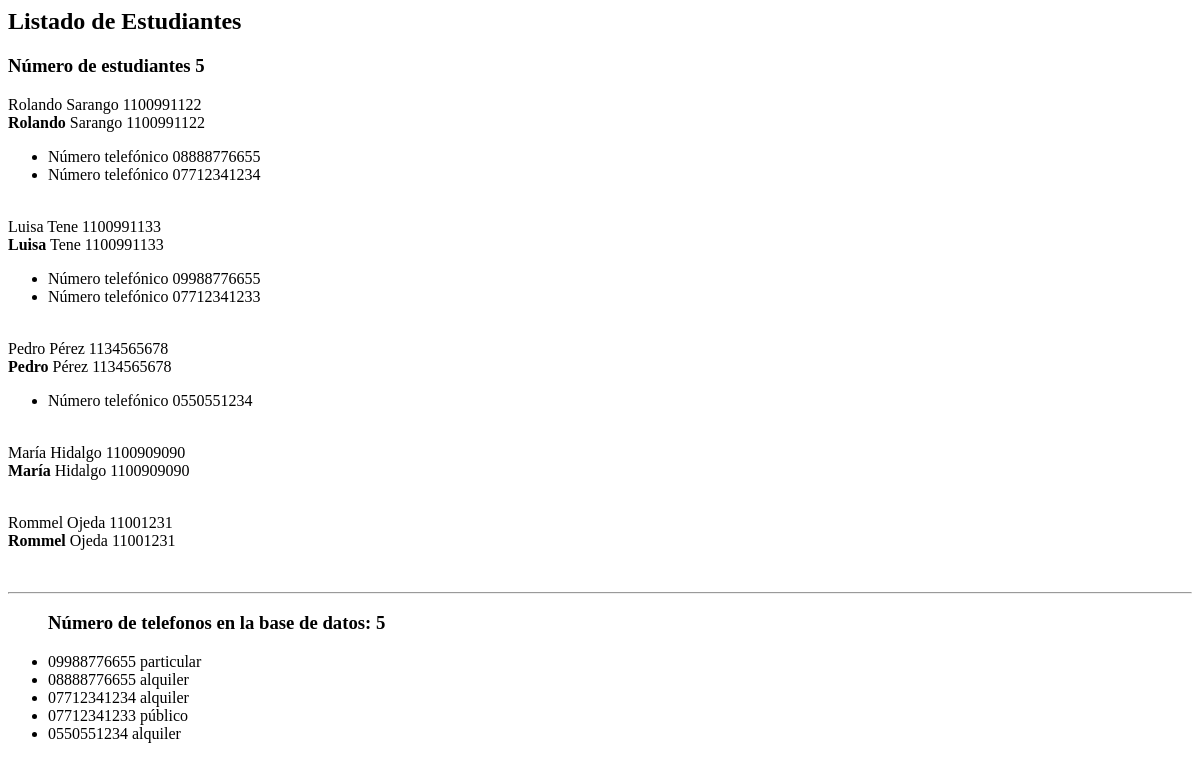
The app's page /administrativo/listado/estudiantes/dos, older data.
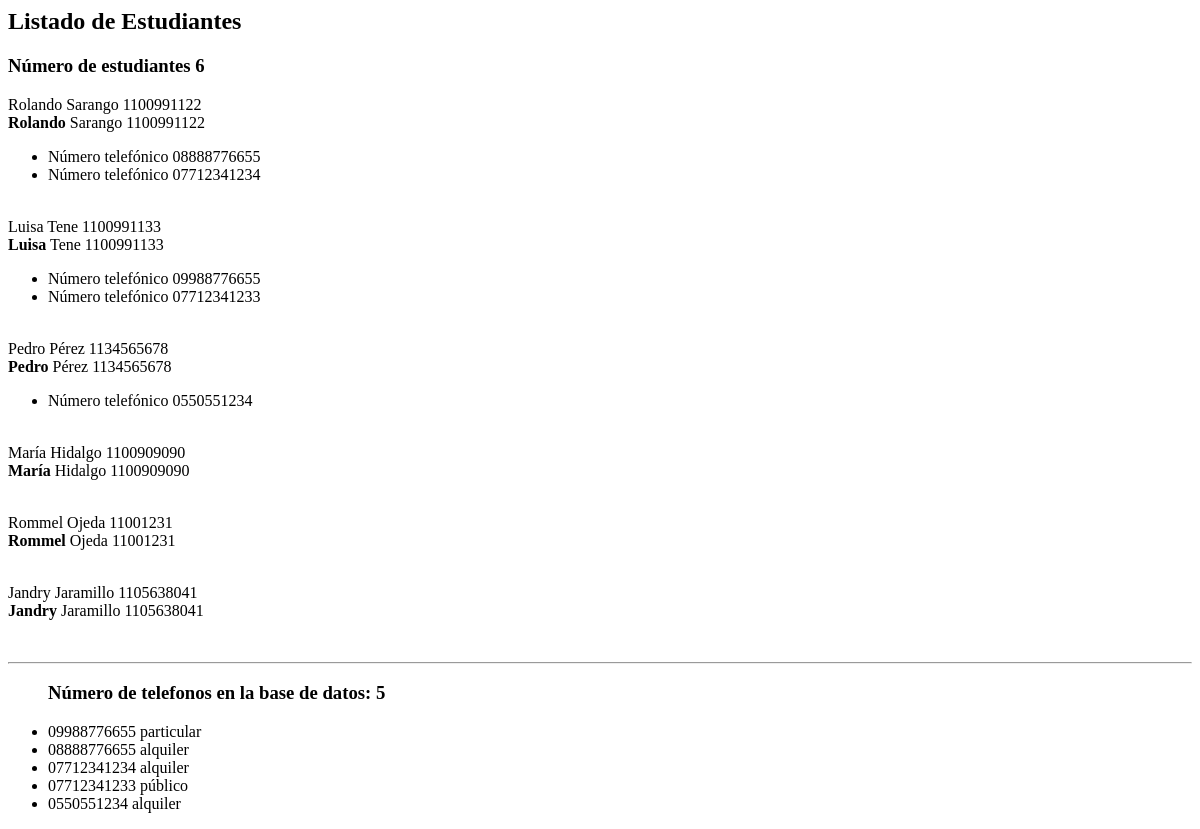
The same page, newer data.
### administrativo/models.py (models this page shows)
class Estudiante(models.Model):
    nombre = models.CharField(max_length=30)
    apellido = models.CharField(max_length=30)
    cedula = models.CharField(max_length=30, unique=True)
    def __str__(self):
        return "%s %s %s" % (self.nombre,
                self.apellido,
                self.cedula)

class NumeroTelefonico(models.Model):
    telefono = models.CharField(max_length=100)
    tipo = models.CharField(max_length=100)
    estudiante = models.ForeignKey(Estudiante, on_delete=models.CASCADE,
    related_name="mis_numeros_telefonicos")
    def __str__(self):
        return "%s %s" % (self.telefono, self.tipo)

### administrativo/views.py (the view)
# urls.py: path('listado/estudiantes/dos', views.listadoEstudiantesDos,
def listadoEstudiantesDos(request):
    estudiantes = Estudiante.objects.all()
    mis_numeros_telefonicos = NumeroTelefonico.objects.all()
    informacion_template = {'estudiantes': estudiantes,
    'numero_estudiantes': len(estudiantes),
    'mis_numeros_telefonicos': mis_numeros_telefonicos,
    'numero_telefonos': len(mis_numeros_telefonicos)}
    return render(request, 'listadoEstudiantesDos.html', informacion_template)

### administrativo/templates/listadoEstudiantesDos.html
<h2>Listado de Estudiantes</h3>
<h3>Número de estudiantes {{ numero_estudiantes }}</h3>
{% for e in estudiantes %}
  {{e}}
  <br/>
  <b>{{e.nombre}}</b> {{e.apellido}} {{e.cedula}}
  <br/>
  <ul>
  {% for numero in e.mis_numeros_telefonicos.all %}
      <li>
          Número telefónico {{numero.telefono}}<br/>
      </li>
  {% endfor %}
  </ul>
  <br/>
{% endfor %}
<hr>
<ul>
<h3>Número de telefonos en la base de datos: {{ numero_telefonos }}</h3>
{% for e in mis_numeros_telefonicos %}
  <li>{{ e }} </li>
{% endfor %}
</ul>

Row changes from the older to the newer data that the page shows:
added Estudiante: nombre+apellido+cedula "Jandry Jaramillo 1105638041", nombre "Jandry", apellido "Jaramillo", cedula "1105638041"
Text that changed along with them:
{{ numero_estudiantes }}: "5" → "6"
